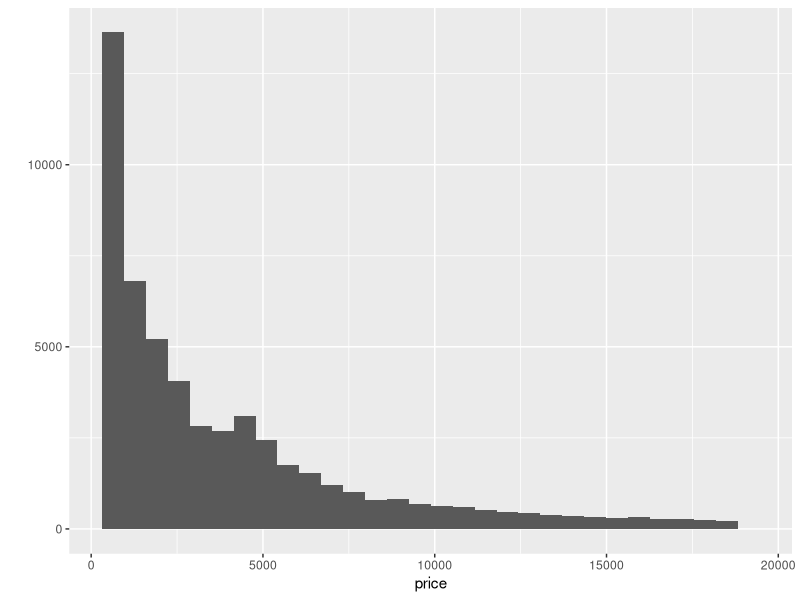
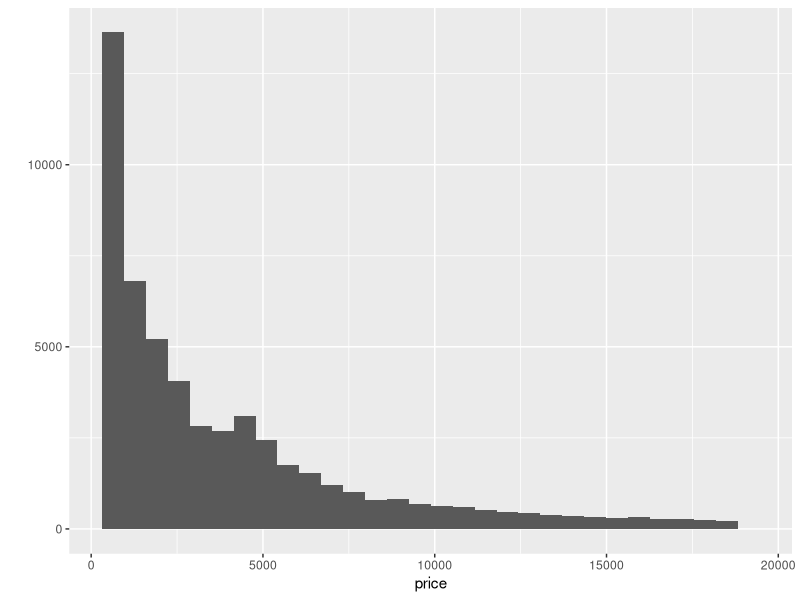
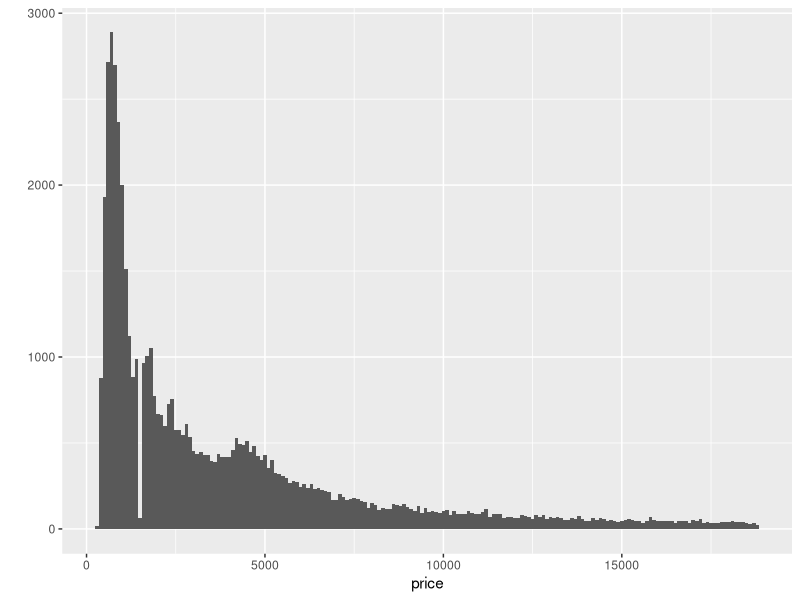
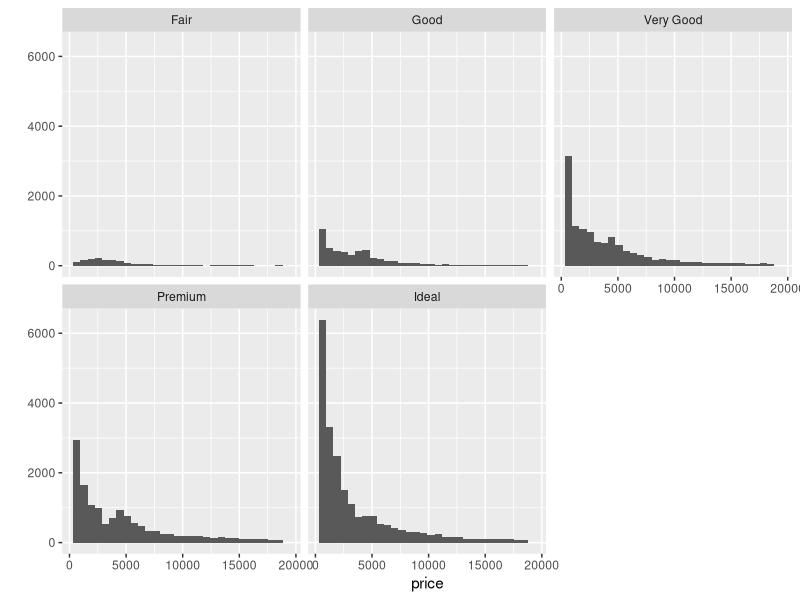
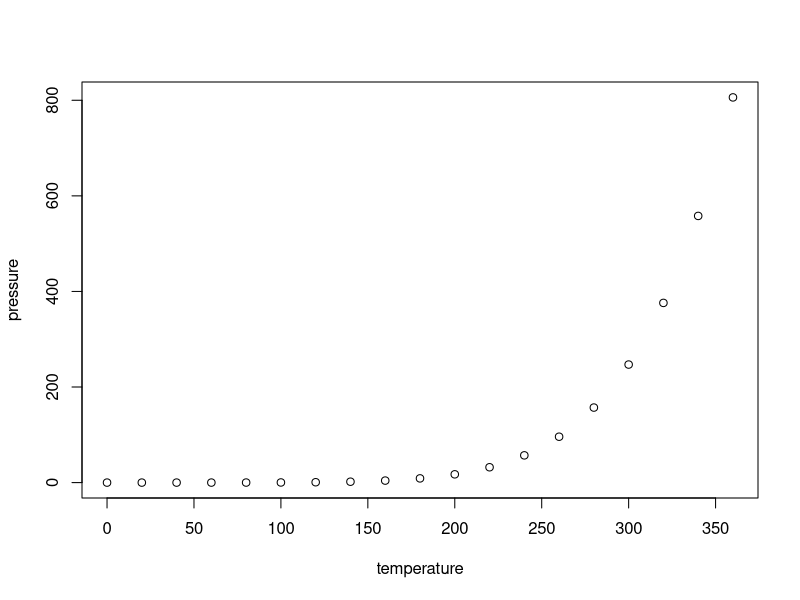
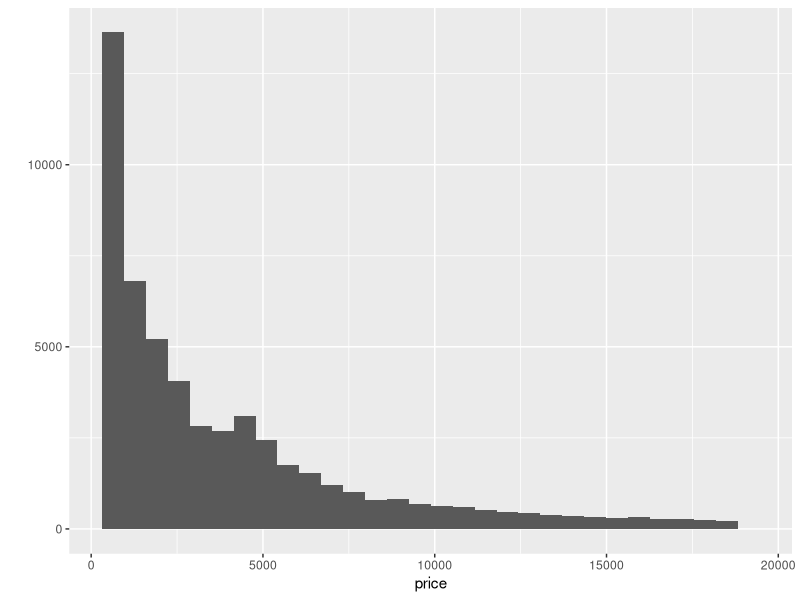

The R source for these figures, in order:
## ---- chunk 1
knitr::opts_chunk$set(echo = TRUE)
## ---- chunk 2
library(ggplot2)
data("diamonds")
summary(diamonds)
qplot(x = price, data = diamonds)
mean(diamonds$price)
median(diamonds$price)
summary(diamonds$price < 500)
summary(diamonds$price < 250)
summary(diamonds$price >= 15000)
## ---- chunk 3
qplot(x = price, data = diamonds)
ggsave('priceHistogram1.png')

## ---- chunk 4
qplot(x = price, data = diamonds, binwidth = 100)
scale_x_continuous(limits=c(1500, 2500))
## ---- chunk 5
qplot(x = price, data= diamonds) +
  facet_wrap(~cut)

## ---- chunk 6
by(diamonds$price, diamonds$cut, summary)
by(diamonds$price, diamonds$cut, min)
by(diamonds$price, diamonds$cut, max)
## ---- chunk 7
plot(pressure)
